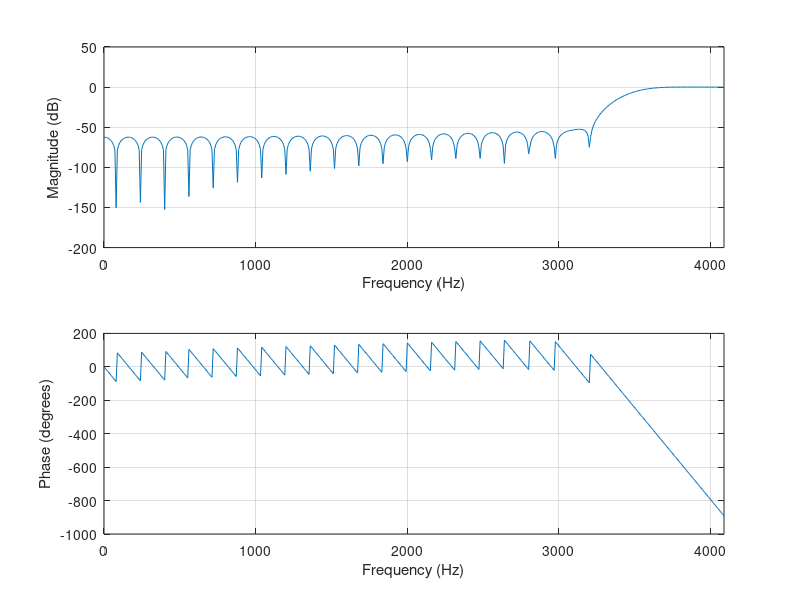

Recreate this plot in MATLAB.
sf = 8192; sf2 = sf/2;
#b = fir1( 50, 250 / sf2 , "high");
#b = fir1( 50, [1900, 2500] ./ sf2 , "pass");
#b = fir1( 50, [3650, 3750] ./ sf2 , "pass");
b = fir1( 50, 3500 / sf2 , "high");

clf
[h, w] = freqz (b, [1], 512, sf);
freqz_plot (w, h);
csvwrite("filter_values.csv", b);
